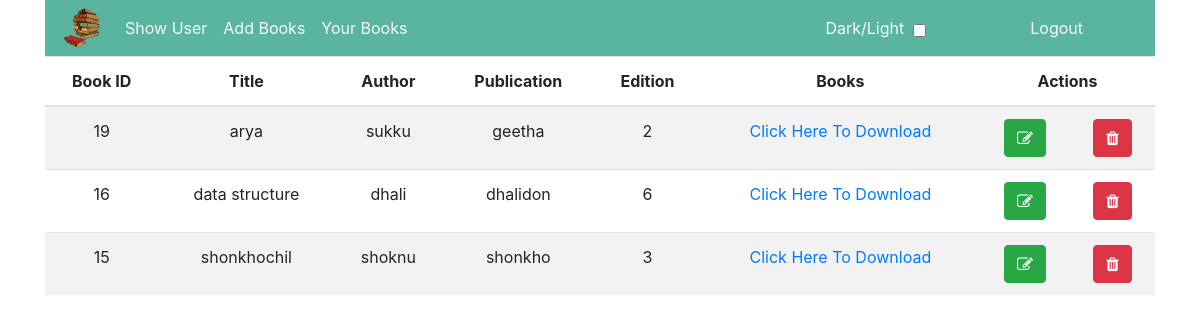
Screenshot of /admin/latest.php (signed in) with the database file from the repository.
### tables this page shows
CREATE TABLE `booklists` (
  `id` int(11) NOT NULL,
  `username` varchar(255) NOT NULL,
  `title` varchar(255) NOT NULL,
  `author` varchar(255) NOT NULL,
  `publication` varchar(255) NOT NULL,
  `edition` varchar(255) NOT NULL,
  `files` varchar(255) NOT NULL
);

### admin/latest.php (the view, shortened to what this page needs)
<?php
include 'dbcon.php';
?>
<!DOCTYPE html>
<html lang="en">
<head>
    <link rel="stylesheet" href="https://maxcdn.bootstrapcdn.com/bootstrap/4.5.2/css/bootstrap.min.css">
<link rel="stylesheet" href="https://cdnjs.cloudflare.com/ajax/libs/font-awesome/4.7.0/css/font-awesome.min.css" />
<link rel="stylesheet" href="css/style.css">
</head>
<body>
<div class="container">
<?php
include 'nav.php';
?>
  <table class="table table-striped table-hover text-center">
    <thead>
      <tr>
      <th>Book ID</th>
        <th>Title</th>
        <th>Author</th>
        <th>Publication</th>
        <th>Edition</th>
        <th>Books</th>
        <th colspan="2">Actions</th>
      </tr>
    </thead>
    <tbody>
    <?php
$sortquery="select * from booklists order by id DESC LIMIT 3";
$q_run=mysqli_query($con,$sortquery);
if(mysqli_num_rows($q_run)>0){
  while($resShow=mysqli_fetch_array($q_run)){
    ?>
          <tr>
            <td><?php echo $resShow['id'];?></td>
            <td><?php echo $resShow['title'];?></td>
            <td><?php echo $resShow['author'];?></td>
            <td><?php echo $resShow['publication'];?></td>
            <td><?php echo $resShow['edition'];?></td>
            <td><a href="download.php?file=pdf/.<?php echo $resShow['files']; ?>" name="download">Click Here To Download</a>
            <td> <a href="update.php?id=<?php echo $resShow['id'];?>" class="btn btn-success text-light"><i class="fa fa-pencil-square-o" aria-hidden="true"></i>
           </a> </td>
            <td> <a href="delete.php?id=<?php echo $resShow['id'];?>" class="btn btn-danger text-light"><i class="fa fa-trash" aria-hidden="true"></i>
           </a> </td>
           </tr>
      <?php
       }
}else{
  ?>
  <script>
alert("No record found");
  </script>
  <?php
}
  ?>
  </table>
</div>
</body>
</html>

### css/style.css (style rules this page uses)
* { margin: 0; padding: 0; box-sizing: border-box; }

### rows the page displays
booklists: id "19", title "arya", author "sukku", publication "geetha", edition "2"
booklists: id "16", title "data structure", author "dhali", publication "dhalidon", edition "6"
booklists: id "15", title "shonkhochil", author "shoknu", publication "shonkho", edition "3"
